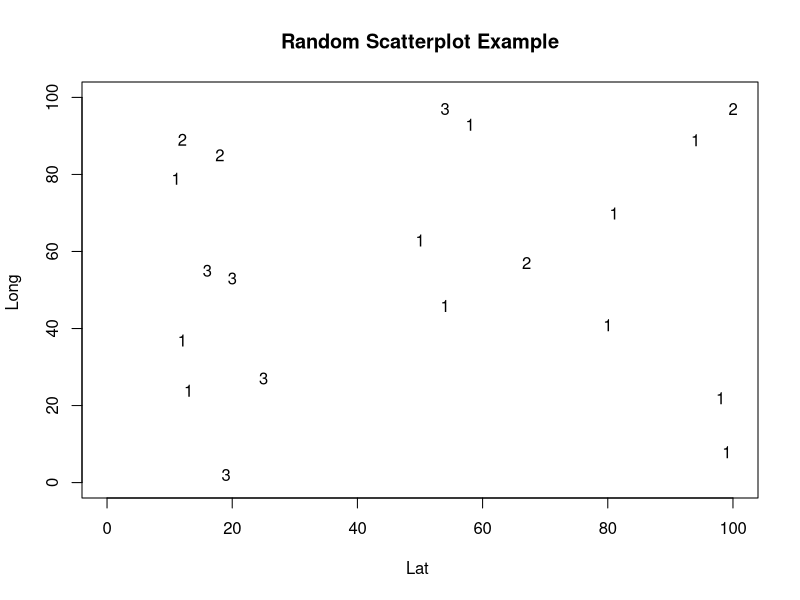
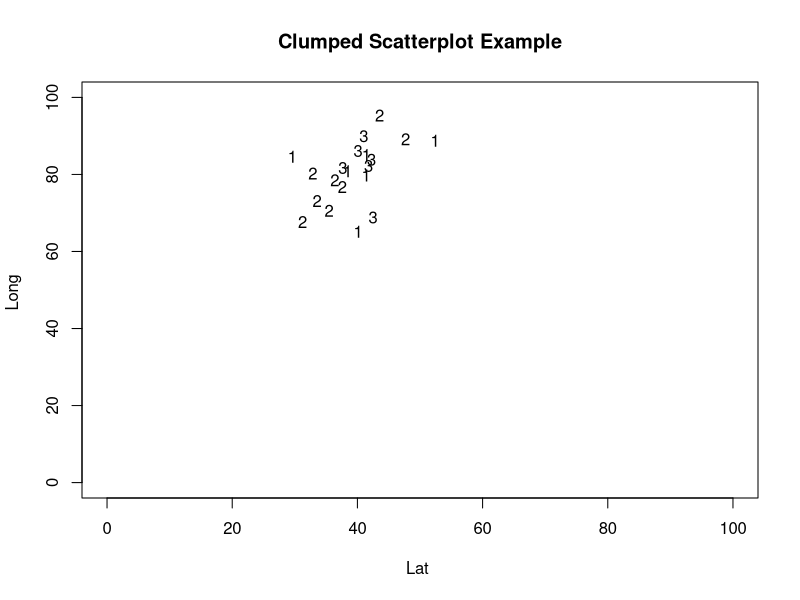
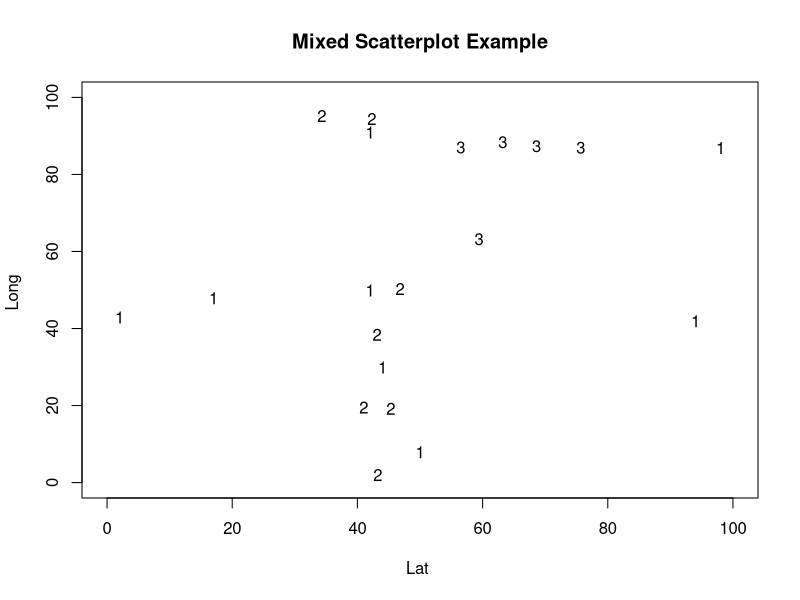
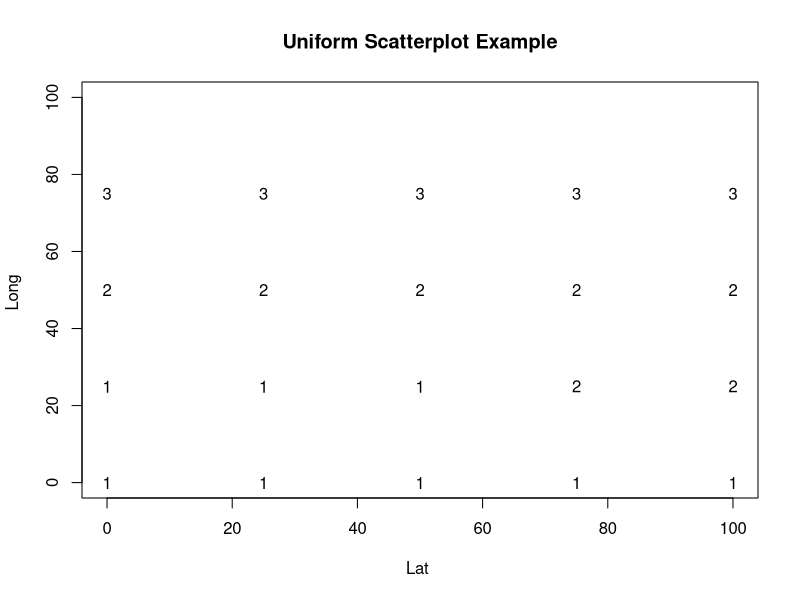

Recreate these plots in R, in order.
## ---- chunk 1
knitr::opts_chunk$set(echo = TRUE)
## ---- chunk 2

#  color<- c("red", "green", "blue")
#  x<- sample(1:100,20,replace=T)
#  y<- sample(1:100,20,replace=T)
#  att<- sample(color, 20, replace=T)  
#data.made.random<- as.data.frame(rbind(x,y,att) ) 
#to visulize the data
#attach(data.made.random)
#plot(x, y, main="Scatterplot Example",
#     xlab="Lat ", ylab="Long ", pch=att)
#write.csv(data.made.random, file="Example_Data_Random")
## ---- chunk 3

color<- c("1", "2", "3")
x<- sample(1:100,20,replace=T)
y<- sample(1:100,20,replace=T)
att<- sample(color, 20, replace=T)  
data.made.random<- cbind(x,y,att) 
#to visulize the data

plot(data.made.random[,1], data.made.random[,2], main="Random Scatterplot Example",
     xlab="Lat ", ylab="Long ", xlim=c(0, 100), ylim = c(0,100), pch=data.made.random[,3])

write.csv(data.made.random, file="Example_Data_Random")
## ---- chunk 4
for(i in 1:20)
        # 20 Samples
        {
            x<- rnorm(n=i, mean=40 ,sd=5)
            y<- rnorm(n=i, mean=81 ,sd=9.7)
        }


color<- c("1", "2", "3")
att<- sample(color, 20, replace=T)
data.made.clumped<- cbind(x,y,att) 
plot(data.made.clumped[,1], data.made.clumped[,2], main="Clumped Scatterplot Example",
     xlab="Lat ", ylab="Long ", xlim=c(0, 100), ylim = c(0,100), pch=data.made.clumped[,3])


write.csv(data.made.clumped, file="Example_Data_Clumped")
## ---- chunk 5
  x<- sample(1:100,8,replace=T)
  y<- sample(1:100,8,replace=T)
  data.made.pt1<- cbind(x,y,att="1")



# normal/uniform-7
 for(i in 1:7)
        # 7 Samples
        {
            x<- rnorm(n=i, mean=40 ,sd=5)
            y<- runif(i, min=0, max=100)
        }

  data.made.pt2<- cbind(x,y,att="2")
 
#normal/beta-5 
  
for(i in 1:5)
        # 5 Samples
        {
            x<- rnorm(n=i, mean=65, sd=6)
            y<- rbeta(n=i, 4,2)*100
        }

data.made.pt3<- cbind(x,y,att="3")


data.made.mixed<- rbind(data.made.pt1, data.made.pt2, data.made.pt3)

plot(data.made.mixed[,1], data.made.mixed[,2], main="Mixed Scatterplot Example",
     xlab="Lat ", ylab="Long ", xlim=c(0, 100), ylim = c(0,100), pch=data.made.mixed[,3])

write.csv(data.made.mixed, file="Example_Data_Mixed")

## ---- chunk 6
x<- seq(0, 100, length.out = 5)
x <- c(x,x,x,x)
y<- c(0,0,0,0,0,25,25,25,25,25,50,50,50,50,50,75,75,75,75,75)
att<- "blue"  
data.made.unif<- cbind(x,y,att)
plot(data.made.unif[,1], data.made.unif[,2], main="Uniform Scatterplot Example",
     xlab="Lat ", ylab="Long ", xlim=c(0, 100), ylim = c(0,100), pch=data.made.mixed[,3])
write.csv(data.made.unif, file="Example_Data_Uniform")
